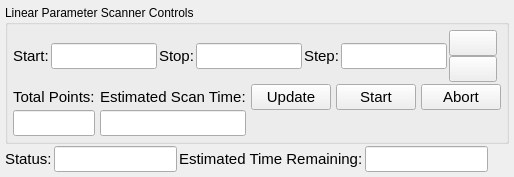
<?xml version="1.0" encoding="UTF-8"?>
<ui version="4.0">
 <class>LinearParameterScanner</class>
 <widget class="QWidget" name="LinearParameterScanner">
  <property name="geometry">
   <rect>
    <x>0</x>
    <y>0</y>
    <width>397</width>
    <height>170</height>
   </rect>
  </property>
  <property name="windowTitle">
   <string>Form</string>
  </property>
  <layout class="QVBoxLayout" name="layout">
   <property name="spacing">
    <number>2</number>
   </property>
   <property name="margin">
    <number>5</number>
   </property>
   <item>
    <widget class="QGroupBox" name="controls_group">
     <property name="title">
      <string>Linear Parameter Scanner Controls</string>
     </property>
     <layout class="QVBoxLayout" name="controls_layout">
      <property name="spacing">
       <number>2</number>
      </property>
      <property name="margin">
       <number>5</number>
      </property>
      <item>
       <layout class="QHBoxLayout" name="parameter_layout">
        <item>
         <widget class="QLabel" name="start_label">
          <property name="font">
           <font>
            <pointsize>11</pointsize>
           </font>
          </property>
          <property name="text">
           <string>Start:</string>
          </property>
         </widget>
        </item>
        <item>
         <widget class="QLineEdit" name="start">
          <property name="font">
           <font>
            <pointsize>11</pointsize>
           </font>
          </property>
         </widget>
        </item>
        <item>
         <widget class="QLabel" name="stop_label">
          <property name="font">
           <font>
            <pointsize>11</pointsize>
           </font>
          </property>
          <property name="text">
           <string>Stop:</string>
          </property>
         </widget>
        </item>
        <item>
         <widget class="QLineEdit" name="stop">
          <property name="font">
           <font>
            <pointsize>11</pointsize>
           </font>
          </property>
         </widget>
        </item>
        <item>
         <widget class="QLabel" name="step_label">
          <property name="font">
           <font>
            <pointsize>11</pointsize>
           </font>
          </property>
          <property name="text">
           <string>Step:</string>
          </property>
         </widget>
        </item>
        <item>
         <widget class="QLineEdit" name="step">
          <property name="font">
           <font>
            <pointsize>11</pointsize>
           </font>
          </property>
         </widget>
        </item>
        <item>
         <layout class="QVBoxLayout" name="step_layout">
          <property name="spacing">
           <number>0</number>
          </property>
          <item>
           <widget class="QPushButton" name="step_up">
            <property name="sizePolicy">
             <sizepolicy hsizetype="Fixed" vsizetype="Fixed">
              <horstretch>0</horstretch>
              <verstretch>0</verstretch>
             </sizepolicy>
            </property>
            <property name="maximumSize">
             <size>
              <width>50</width>
              <height>50</height>
             </size>
            </property>
            <property name="font">
             <font>
              <pointsize>11</pointsize>
             </font>
            </property>
            <property name="text">
             <string/>
            </property>
           </widget>
          </item>
          <item>
           <widget class="QPushButton" name="step_down">
            <property name="sizePolicy">
             <sizepolicy hsizetype="Fixed" vsizetype="Fixed">
              <horstretch>0</horstretch>
              <verstretch>0</verstretch>
             </sizepolicy>
            </property>
            <property name="maximumSize">
             <size>
              <width>50</width>
              <height>50</height>
             </size>
            </property>
            <property name="font">
             <font>
              <pointsize>11</pointsize>
             </font>
            </property>
            <property name="text">
             <string/>
            </property>
           </widget>
          </item>
         </layout>
        </item>
        <item>
         <spacer name="horizontalSpacer_3">
          <property name="orientation">
           <enum>Qt::Horizontal</enum>
          </property>
          <property name="sizeHint" stdset="0">
           <size>
            <width>40</width>
            <height>20</height>
           </size>
          </property>
         </spacer>
        </item>
       </layout>
      </item>
      <item>
       <layout class="QGridLayout" name="button_layout">
        <property name="horizontalSpacing">
         <number>5</number>
        </property>
        <property name="verticalSpacing">
         <number>0</number>
        </property>
        <item row="1" column="1">
         <widget class="QLineEdit" name="est_scan_time">
          <property name="font">
           <font>
            <pointsize>11</pointsize>
           </font>
          </property>
          <property name="readOnly">
           <bool>true</bool>
          </property>
         </widget>
        </item>
        <item row="0" column="4">
         <widget class="QPushButton" name="abort_button">
          <property name="font">
           <font>
            <pointsize>11</pointsize>
           </font>
          </property>
          <property name="text">
           <string>Abort</string>
          </property>
         </widget>
        </item>
        <item row="0" column="1">
         <widget class="QLabel" name="est_scan_time_label">
          <property name="font">
           <font>
            <pointsize>11</pointsize>
           </font>
          </property>
          <property name="text">
           <string>Estimated Scan Time:</string>
          </property>
         </widget>
        </item>
        <item row="0" column="2">
         <widget class="QPushButton" name="update_button">
          <property name="font">
           <font>
            <pointsize>11</pointsize>
           </font>
          </property>
          <property name="text">
           <string>Update</string>
          </property>
         </widget>
        </item>
        <item row="0" column="0">
         <widget class="QLabel" name="total_points_label">
          <property name="font">
           <font>
            <pointsize>11</pointsize>
           </font>
          </property>
          <property name="text">
           <string>Total Points:</string>
          </property>
         </widget>
        </item>
        <item row="0" column="3">
         <widget class="QPushButton" name="start_button">
          <property name="font">
           <font>
            <pointsize>11</pointsize>
           </font>
          </property>
          <property name="text">
           <string>Start</string>
          </property>
         </widget>
        </item>
        <item row="1" column="0">
         <widget class="QLineEdit" name="total_points">
          <property name="font">
           <font>
            <pointsize>11</pointsize>
           </font>
          </property>
          <property name="readOnly">
           <bool>true</bool>
          </property>
         </widget>
        </item>
        <item row="0" column="5">
         <spacer name="horizontalSpacer">
          <property name="orientation">
           <enum>Qt::Horizontal</enum>
          </property>
          <property name="sizeHint" stdset="0">
           <size>
            <width>40</width>
            <height>20</height>
           </size>
          </property>
         </spacer>
        </item>
       </layout>
      </item>
      <item>
       <spacer name="verticalSpacer">
        <property name="orientation">
         <enum>Qt::Vertical</enum>
        </property>
        <property name="sizeHint" stdset="0">
         <size>
          <width>20</width>
          <height>40</height>
         </size>
        </property>
       </spacer>
      </item>
     </layout>
    </widget>
   </item>
   <item>
    <layout class="QHBoxLayout" name="status_layout">
     <property name="leftMargin">
      <number>0</number>
     </property>
     <property name="topMargin">
      <number>0</number>
     </property>
     <item>
      <widget class="QLabel" name="status_label">
       <property name="font">
        <font>
         <pointsize>11</pointsize>
        </font>
       </property>
       <property name="text">
        <string>Status:</string>
       </property>
      </widget>
     </item>
     <item>
      <widget class="QLineEdit" name="status">
       <property name="font">
        <font>
         <pointsize>11</pointsize>
        </font>
       </property>
       <property name="readOnly">
        <bool>true</bool>
       </property>
      </widget>
     </item>
     <item>
      <widget class="QLabel" name="est_time_remain_label">
       <property name="font">
        <font>
         <pointsize>11</pointsize>
        </font>
       </property>
       <property name="text">
        <string>Estimated Time Remaining:</string>
       </property>
      </widget>
     </item>
     <item>
      <widget class="QLineEdit" name="est_time_remain">
       <property name="font">
        <font>
         <pointsize>11</pointsize>
        </font>
       </property>
       <property name="text">
        <string/>
       </property>
       <property name="readOnly">
        <bool>true</bool>
       </property>
      </widget>
     </item>
     <item>
      <spacer name="horizontalSpacer_2">
       <property name="orientation">
        <enum>Qt::Horizontal</enum>
       </property>
       <property name="sizeHint" stdset="0">
        <size>
         <width>40</width>
         <height>20</height>
        </size>
       </property>
      </spacer>
     </item>
    </layout>
   </item>
  </layout>
 </widget>
 <resources/>
 <connections/>
</ui>
